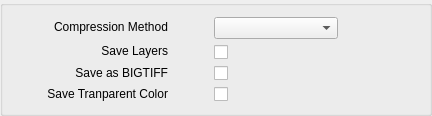
       <widget class="QGroupBox" name="gb_tiffOptions">
        <property name="enabled">
         <bool>true</bool>
        </property>
        <layout class="QVBoxLayout" name="gb_jpg_options_6">
         <item>
          <layout class="QHBoxLayout" name="horizontalLayout_6">
           <item>
            <layout class="QVBoxLayout" name="verticalLayout_7">
             <property name="rightMargin">
              <number>40</number>
             </property>
             <item>
              <layout class="QHBoxLayout" name="horizontalLayout_7">
               <item>
                <spacer name="horizontalSpacer_25">
                 <property name="orientation">
                  <enum>Qt::Orientation::Horizontal</enum>
                 </property>
                 <property name="sizeHint" stdset="0">
                  <size>
                   <width>40</width>
                   <height>20</height>
                  </size>
                 </property>
                </spacer>
               </item>
               <item>
                <widget class="QLabel" name="l_tiff_compress">
                 <property name="layoutDirection">
                  <enum>Qt::LayoutDirection::RightToLeft</enum>
                 </property>
                 <property name="text">
                  <string>Compression Method</string>
                 </property>
                </widget>
               </item>
              </layout>
             </item>
             <item>
              <widget class="QLabel" name="l_tiff_saveLayers">
               <property name="layoutDirection">
                <enum>Qt::LayoutDirection::RightToLeft</enum>
               </property>
               <property name="text">
                <string>Save Layers</string>
               </property>
               <property name="alignment">
                <set>Qt::AlignmentFlag::AlignRight|Qt::AlignmentFlag::AlignTrailing|Qt::AlignmentFlag::AlignVCenter</set>
               </property>
              </widget>
             </item>
             <item>
              <widget class="QLabel" name="l_tiff_useBig">
               <property name="layoutDirection">
                <enum>Qt::LayoutDirection::RightToLeft</enum>
               </property>
               <property name="text">
                <string>Save as BIGTIFF</string>
               </property>
               <property name="alignment">
                <set>Qt::AlignmentFlag::AlignRight|Qt::AlignmentFlag::AlignTrailing|Qt::AlignmentFlag::AlignVCenter</set>
               </property>
              </widget>
             </item>
             <item>
              <widget class="QLabel" name="l_tiff_alphaColor">
               <property name="layoutDirection">
                <enum>Qt::LayoutDirection::RightToLeft</enum>
               </property>
               <property name="text">
                <string>Save Tranparent Color</string>
               </property>
               <property name="alignment">
                <set>Qt::AlignmentFlag::AlignRight|Qt::AlignmentFlag::AlignTrailing|Qt::AlignmentFlag::AlignVCenter</set>
               </property>
              </widget>
             </item>
            </layout>
           </item>
           <item>
            <layout class="QVBoxLayout" name="verticalLayout_8">
             <property name="rightMargin">
              <number>40</number>
             </property>
             <item>
              <layout class="QHBoxLayout" name="horizontalLayout_8">
               <item>
                <widget class="QComboBox" name="cb_tiff_compress">
                 <property name="minimumSize">
                  <size>
                   <width>124</width>
                   <height>0</height>
                  </size>
                 </property>
                 <property name="currentIndex">
                  <number>-1</number>
                 </property>
                </widget>
               </item>
               <item>
                <spacer name="horizontalSpacer_18">
                 <property name="orientation">
                  <enum>Qt::Orientation::Horizontal</enum>
                 </property>
                 <property name="sizeHint" stdset="0">
                  <size>
                   <width>40</width>
                   <height>20</height>
                  </size>
                 </property>
                </spacer>
               </item>
              </layout>
             </item>
             <item>
              <widget class="QCheckBox" name="chb_tiff_saveLayers">
               <property name="layoutDirection">
                <enum>Qt::LayoutDirection::LeftToRight</enum>
               </property>
               <property name="text">
                <string/>
               </property>
              </widget>
             </item>
             <item>
              <widget class="QCheckBox" name="chb_tiff_useBig">
               <property name="layoutDirection">
                <enum>Qt::LayoutDirection::LeftToRight</enum>
               </property>
               <property name="text">
                <string/>
               </property>
              </widget>
             </item>
             <item>
              <widget class="QCheckBox" name="chb_tiff_alphaColor">
               <property name="layoutDirection">
                <enum>Qt::LayoutDirection::LeftToRight</enum>
               </property>
               <property name="text">
                <string/>
               </property>
              </widget>
             </item>
            </layout>
           </item>
          </layout>
         </item>
        </layout>
       </widget>
